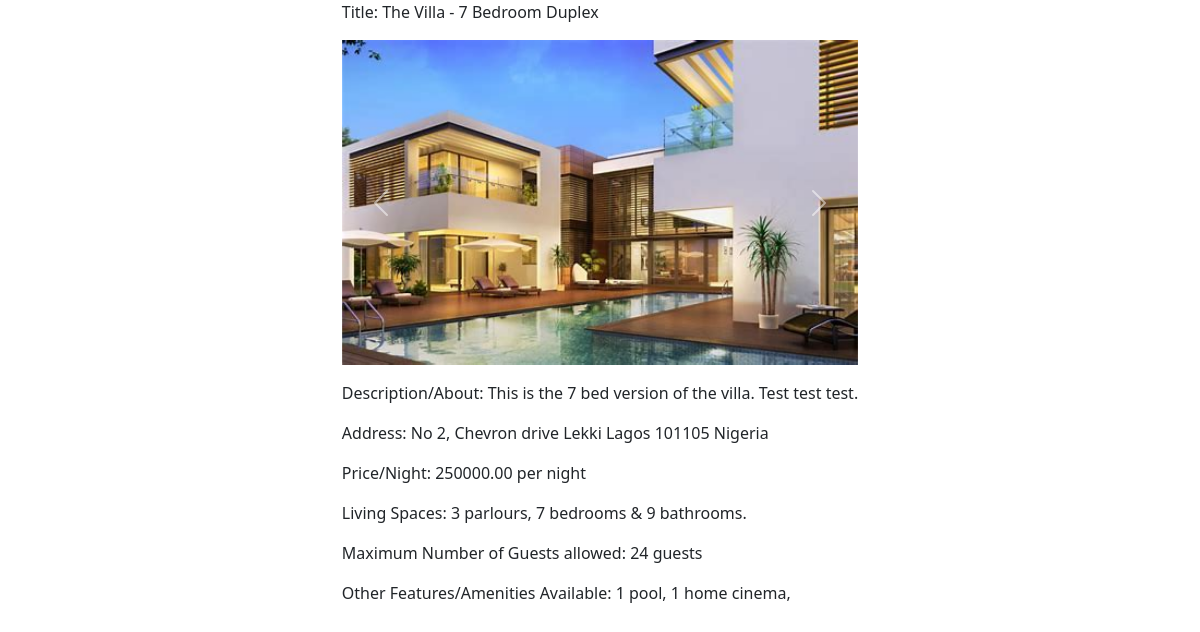
The page /property/listing/4 on the database its author committed.
### property/models.py (models this page shows)
class Property(models.Model):
    title = models.CharField(max_length=255)
    description = models.TextField()
    address = models.CharField(max_length=255)
    city = models.CharField(max_length=100)
    state = models.CharField(max_length=100)
    zip_code = models.CharField(max_length=20)
    country = models.CharField(max_length=100)
    price_per_night = models.DecimalField(max_digits=10, decimal_places=2)
    parlours = models.PositiveIntegerField()
    bedrooms = models.PositiveIntegerField()
    bathrooms = models.PositiveIntegerField()
    guests_capacity = models.PositiveIntegerField()
    features = models.ManyToManyField('Feature', related_name='properties', blank=True)
    property_manager = models.ForeignKey(ManagerProfile, on_delete=models.CASCADE)
    is_available = models.BooleanField(default=True)
    created_at = models.DateTimeField(auto_now_add=True)
    video = models.FileField(upload_to='property_videos/', blank=True, null=True)
    picture = models.ImageField(upload_to='property_pictures/', blank=True, null=True)

class Feature(models.Model):
    name = models.CharField(max_length=255)
    number = models.PositiveIntegerField()
    def __str__(self):
        return self.name

### property/views.py (the view)
# urls.py: path('property/listing/<int:listing_id>', views.listing_details, name='listing_details'),
def listing_details(request, listing_id):
    property = get_object_or_404(Property, id=listing_id)
    return render(request, 'property/listing_detail.html', {'property': property})

### property/templates/property/listing_detail.html (shortened to what this page needs)
{% extends 'property/layout.html' %}
{% load django_bootstrap5 %}
{% block content %}
    <div class="container">
        <div class="row justify-content-md-center">
            <div class="col col-lg-2"></div>
            <div class="col-md-auto">
                    <div>
                        <p>Title: {{ property.title }}</p>
                        <p>{% if property.picture and property.video %}
                            <div id="carouselExample" class="carousel slide">
                                <div class="carousel-inner">
                                    <div class="carousel-item active">
                                        <img src="{{ property.picture.url }}" alt="{{ property.title }}" class="d-block w-100" >
                                    </div>
                                </div>
                                <button class="carousel-control-prev" type="button" data-bs-target="#carouselExample" data-bs-slide="prev">
                                <span class="carousel-control-prev-icon" aria-hidden="true"></span>
                                </button>
                                <button class="carousel-control-next" type="button" data-bs-target="#carouselExample" data-bs-slide="next">
                                <span class="carousel-control-next-icon" aria-hidden="true"></span>
                                </button>
                            </div>
                        {% elif property.picture %}
                            <img src="{{ property.picture.url }}" alt="{{ property.title }}">
                        {% elif property.video %}
                            <video width="320" height="240" controls>
                                <source src="{{ property.video.url }}" type="video/mp4">
                                Your browser does not support the video tag.
                            </video>
                        {% endif %}</p>
                        <p>Description/About: {{ property.description }}</p>
                        <p>Address: {{ property.address }}
                        {{ property.city }}
                        {{ property.state }}
                        {{ property.zip_code }}
                        {{ property.country }}</p>
                        <p>Price/Night: {{ property.price_per_night }} per night</p>
                        <p>Living Spaces: {{ property.parlours }} parlours,
                        {{ property.bedrooms }} bedrooms &
                        {{ property.bathrooms }} bathrooms.</p>
                        <p>Maximum Number of Guests allowed: {{ property.guests_capacity }} guests</p>
                        <p>Other Features/Amenities Available: {% for feature in property.features.all %}
                        {{ feature.number }} {{ feature.name }},
                        {% endfor %}</p>
                    </div>
            </div>
            <div class="col col-lg-2"></div>
        </div>
    </div>
{% endblock %}

### rows shown on the page
Property: title "The Villa - 7 Bedroom Duplex", picture (picture), description "This is the 7 bed version of the villa. Test test test.", address "No 2, Chevron drive", city "Lekki", state "Lagos", zip_code "101105", country "Nigeria", price_per_night "250000.00", parlours "3", bedrooms "7", bathrooms "9", guests_capacity "24"
Feature: number "1", name "pool"
Feature: number "1", name "home cinema"
